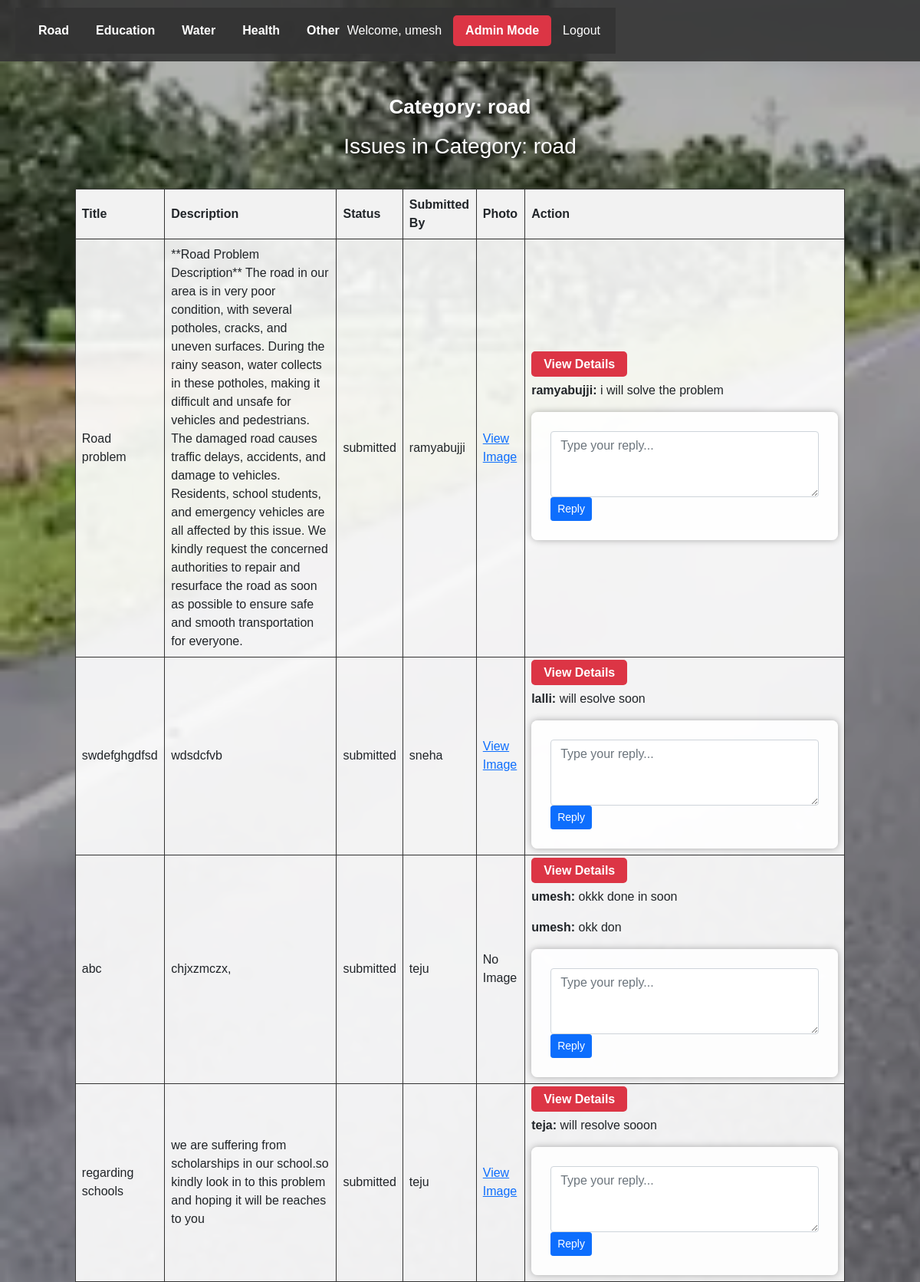
Page /categories/road/ (signed in) on the committed database.
### reports/models.py (models this page shows, shortened)
class Issue(models.Model):
    CATEGORY_CHOICES = [
        ('road', 'Road'),
        ('education', 'Education'),
        ('water', 'Water'),
        ('health', 'Health'),
        ('other', 'Other'),
    ]
    STATUS_CHOICES = [
        ('submitted', 'Submitted'),
        ('in_progress', 'In Progress'),
        ('resolved', 'Resolved'),
    ]
    title = models.CharField(max_length=200)
    description = models.TextField()
    photo = models.ImageField(upload_to='issues/', blank=True, null=True)
    category = models.CharField(max_length=50, choices=CATEGORY_CHOICES)
    custom_category = models.CharField(
        max_length=100,
        blank=True,
        null=True
    )
    status = models.CharField(
        max_length=50,
        choices=STATUS_CHOICES,
        default='submitted'
    )
    created_at = models.DateTimeField(auto_now_add=True)
    submitted_by = models.ForeignKey(
        User,
        on_delete=models.CASCADE
    )
    department = models.ForeignKey(
        Department,
        on_delete=models.SET_NULL,
        null=True,
        blank=True
    )

class Reply(models.Model):
    issue = models.ForeignKey(
        Issue,
        on_delete=models.CASCADE,
        related_name="replies"
    )
    author = models.ForeignKey(
        User,
        on_delete=models.CASCADE
    )
    message = models.TextField()
    created_at = models.DateTimeField(auto_now_add=True)
    is_admin_reply = models.BooleanField(default=True)

### reports/views.py (the view, shortened to what this page needs)
@login_required
def issues_by_category(request, category):
    categories = Issue.CATEGORY_CHOICES
    custom_categories = (
        Issue.objects
        .exclude(custom_category__isnull=True)
        .exclude(custom_category="")
        .values_list("custom_category", flat=True)
        .distinct()
    )
    issues = Issue.objects.filter(
        Q(category=category) |
        Q(custom_category=category)
    ).order_by("-created_at")
    reply_form = ReplyForm()
    return render(
        request,
        "reports/category_list.html",
        {
            "categories": categories,
            "custom_categories": custom_categories,
            "issues": issues,
            "selected_category": category,
            "reply_form": reply_form,
        }
    )

### reports/forms.py
class ReplyForm(forms.ModelForm):
    class Meta:
        model = Reply
        fields = ['message']
        widgets = {
            'message': forms.Textarea(
                attrs={
                    'rows': 3,
                    'class': 'form-control',
                    'placeholder': 'Type your reply...'
                }
            )
        }

### templates/reports/category_list.html (shortened to what this page needs)
{% load static %}
<!DOCTYPE html>
<html>
<head>
    <link href="https://cdn.jsdelivr.net/npm/bootstrap@5.1.3/dist/css/bootstrap.min.css" rel="stylesheet">
</head>
<body>
    <header>
       <header>
    <div class="categories">
        {% for code, name in categories %}
            <a href="{% url 'issues_by_category' code %}">
                {{ name }}
            </a>
        {% endfor %}
    </div>
    <div class="auth-links">
        {% if request.user.is_authenticated %}
            <span>Welcome, {{ request.user.username }}</span>
            {% if request.user.is_superuser %}
                <a href="{% url 'category_list' %}" class="admin-btn">
                    Admin Mode
                </a>
            {% endif %}
            <a href="{% url 'logout' %}">Logout</a>
        {% else %}
            <a href="{% url 'login' %}">Login</a>
            <a href="{% url 'signup' %}">Signup</a>
            <a href="{% url 'admin_login' %}" class="admin-btn">
                Admin Panel
            </a>
        {% endif %}
    </div>
</header>
    </header>
    <div class="container">
        {% if selected_category %}
    <div class="category-heading">Category: {{ selected_category }}</div>
        {% endif %}
        {% if issues %}
        <h3 style="color:#fff; text-shadow:2px 2px 6px rgba(0,0,0,0.8);">
            Issues in Category: {{ selected_category }}
        </h3>
        <table>
            <thead>
                <tr>
                    <th>Title</th><th>Description</th><th>Status</th>
                    <th>Submitted By</th><th>Photo</th><th>Action</th>
                </tr>
            </thead>
            <tbody>
                {% for issue in issues %}
                <tr>
                    <td>{{ issue.title }}</td>
                    <td>{{ issue.description }}</td>
                    <td>{{ issue.status }}</td>
                    <td>{{ issue.submitted_by.username }}</td>
                    <td>
                        {% if issue.photo %}
                          <a href="{{ issue.photo.url }}" target="_blank">View Image</a>
                        {% else %}
                          No Image
                        {% endif %}
                    </td>
                     <td>
        <a href="{% url 'issue_detail' issue.id %}" class="admin-btn">
            View Details
        </a>
    <div style="margin-top:10px;">
        {% if issue.replies.exists %}
            {% for reply in issue.replies.all %}
                <p><strong>{{ reply.author.username }}:</strong> {{ reply.message }}</p>
            {% endfor %}
        {% else %}
            <p>No replies yet</p>
        {% endif %}
    </div>
    {% if request.user.is_superuser %}
        <form method="post" style="margin-top:10px;">
            {{ reply_form.message }}
            <button type="submit" class="btn btn-sm btn-primary">Reply</button>
        </form>
    {% endif %}
</td>
                </tr>
                {% endfor %}
            </tbody>
        </table>
        {% endif %}
    </div>
</body>
</html>

### rows in the picture
Issue: title "Road problem", description "**Road Problem Description** The road in our area is in very poor condition, with several potholes, cracks, and uneven surfaces. During the rainy season, water collects in these potholes, making it difficult and unsafe for vehicles and pedestrians. The damaged road causes traffic delays, accidents, and damage to vehicles. Residents, school students, and emergency vehicles are all affected by this issue. We kindly request the concerned authorities to repair and resurface the road as soon as possible to ensure safe and smooth transportation for everyone.", status "submitted", submitted_by.username "ramyabujji"
Reply: author.username "ramyabujji", message "i will solve the problem"
Issue: title "swdefghgdfsd", description "wdsdcfvb", status "submitted", submitted_by.username "sneha"
Reply: author.username "lalli", message "will esolve soon"
Issue: title "abc", description "chjxzmczx,", status "submitted", submitted_by.username "teju", photo "No Image"
Reply: author.username "umesh", message "okkk done in soon"
Reply: author.username "umesh", message "okk don"
Issue: title "regarding schools", description "we are suffering from scholarships in our school.so kindly look in to this problem and hoping it will be reaches to you", status "submitted", submitted_by.username "teju"
Reply: author.username "teja", message "will resolve sooon"

### other values in the picture
{{ name }} "Road" "Education" "Water" "Health" "Other"
{{ request.user.username }} "umesh"
{{ selected_category }} "road"
